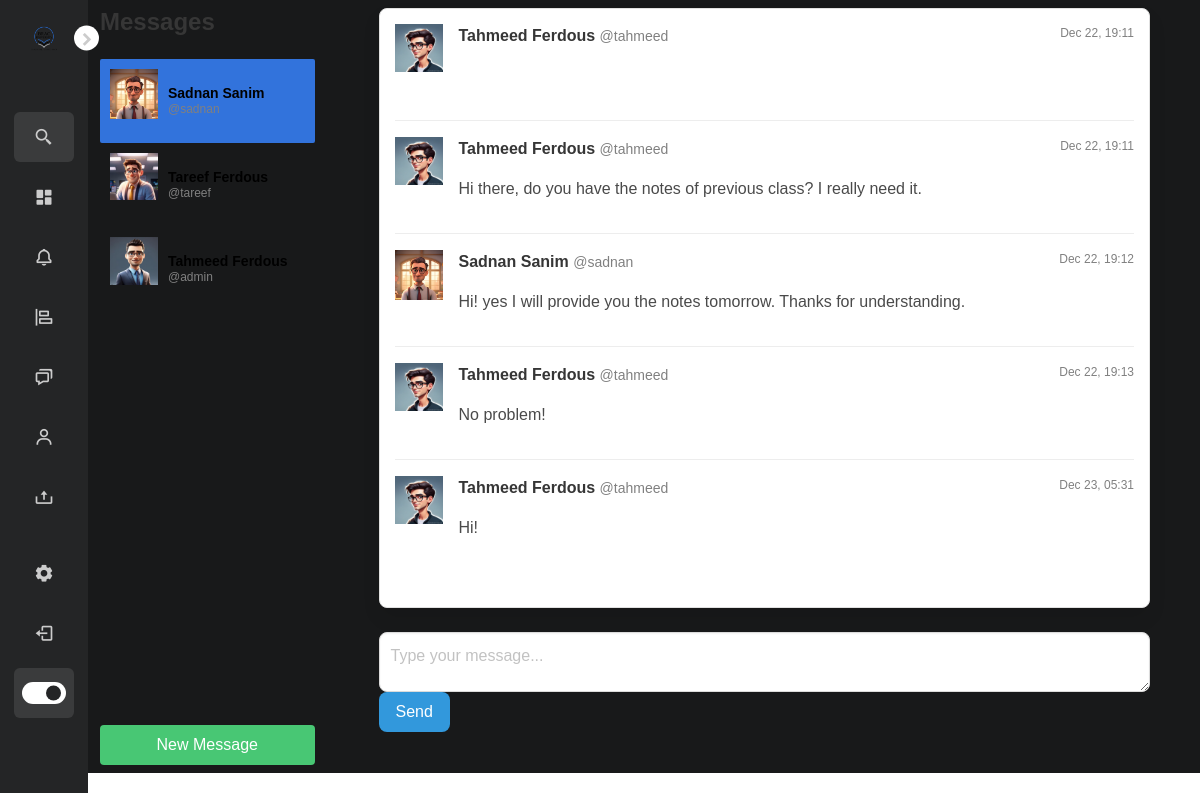
Screenshot of /direct/ (signed in) with the database file from the repository.
### authy/models.py (models this page shows)
class Profile(models.Model):
	user = models.OneToOneField(User, on_delete=models.CASCADE)
	first_name = models.CharField(max_length=50, null=True, blank=True)
	last_name = models.CharField(max_length=50, null=True, blank=True)
	location = models.CharField(max_length=50, null=True, blank=True)
	url = models.CharField(max_length=80, null=True, blank=True)
	profile_info = models.TextField(max_length=150, null=True, blank=True)
	created = models.DateField(auto_now_add=True)
	favorites = models.ManyToManyField(Post)
	picture = models.ImageField(upload_to=user_directory_path, blank=True, null=True, verbose_name='Picture')

### direct/models.py (models this page shows, shortened)
class Message(models.Model):
	user = models.ForeignKey(User, on_delete=models.CASCADE, related_name='user')
	sender = models.ForeignKey(User, on_delete=models.CASCADE, related_name='from_user')
	recipient = models.ForeignKey(User, on_delete=models.CASCADE, related_name='to_user')
	body = models.TextField(max_length=1000, blank=True, null=True)
	date = models.DateTimeField(auto_now_add=True)
	is_read = models.BooleanField(default=False)
	def get_messages(user):
		messages = Message.objects.filter(user=user).values('recipient').annotate(last=Max('date')).order_by('-last')
		users = []
		for message in messages:
			users.append({
				'user': User.objects.get(pk=message['recipient']),
				'last': message['last'],
				'unread': Message.objects.filter(user=user, recipient__pk=message['recipient'], is_read=False).count()
				})
		return users

### direct/views.py (the view)
# urls.py: path('', Inbox, name='inbox'),
@login_required
def Inbox(request):
	messages = Message.get_messages(user=request.user)
	active_direct = None
	directs = None
	if messages:
		message = messages[0]
		active_direct = message['user'].username
		directs = Message.objects.filter(user=request.user, recipient=message['user'])
		directs.update(is_read=True)
		for message in messages:
			if message['user'].username == active_direct:
				message['unread'] = 0
	context = {
		'directs': directs,
		'messages': messages,
		'active_direct': active_direct,
		}
	template = loader.get_template('direct/direct.html')
	return HttpResponse(template.render(context, request))

### direct/views.py (called while the page is built)
def checkDirects(request):
	directs_count = 0
	if request.user.is_authenticated:
		directs_count = Message.objects.filter(user=request.user, is_read=False).count()
	return {'directs_count':directs_count}

### notifications/views.py (called while the page is built)
def CountNotifications(request):
	count_notifications = 0
	if request.user.is_authenticated:
		count_notifications = Notification.objects.filter(user=request.user, is_seen=False).count()
	return {'count_notifications':count_notifications}

### Config/templates/direct/direct.html (shortened to what this page needs)
{% extends 'base.html' %}
{% load static %}
{% block content %}
<div class="columns is-variable is-8 fs-5">
  <div class="column is-one-quarter">
    <aside class="menu">
      <h2 class="title is-4">Messages</h2>
      <ul class="menu-list" style="overflow-y: auto; height: calc(100vh - 150px); padding: 0;">
        {% for message in messages %}
        <li>
          <a
            class="media {% if active_direct == message.user.username %}is-active{% endif %}"
            href="{% url 'directs' message.user.username %}"
            style="padding: 10px; display: flex; align-items: center; gap: 10px; text-decoration: none;"
          >
            <figure class="image is-48x48">
              {% if message.user.profile.picture %}
                <img src="{{ message.user.profile.picture.url }}" alt="{{ message.user.username }}">
              {% else %}
                <img src="{% static 'default_profile_picture.png' %}" alt="Default Profile">
              {% endif %}
            </figure>
            <div>
              <p style="font-size: 14px; font-weight: 600; margin: 0; color: black;">
                {{ message.user.profile.first_name }} {{ message.user.profile.last_name }}
              </p>
              <p style="font-size: 12px; color: gray; margin: 0;">
                @{{ message.user.username }}
              </p>
            </div>
          </a>
        </li>
        {% endfor %}
      </ul>
      <a href="{% url 'usersearch' %}" class="button is-success is-fullwidth" style="text-decoration: none;">New Message</a>
    </aside>
  </div>
  <div class="column is-three-quarters">
    <div
      class="box"
      style="overflow-y: auto; height: calc(100vh - 200px); border: 1px solid #e0e0e0; border-radius: 8px; padding: 15px;"
    >
      {% if directs %}
        {% for direct in directs %}
        <div class="media" style="margin-bottom: 10px;">
          <figure class="media-left">
            <p class="image is-48x48">
              {% if direct.sender.profile.picture %}
                <img src="{{ direct.sender.profile.picture.url }}" alt="{{ direct.sender.username }}">
              {% else %}
                <img src="{% static 'default_profile_picture.png' %}" alt="Default Profile">
              {% endif %}
            </p>
          </figure>
          <div class="media-content">
            <p class="fs-6">
              <strong>{{ direct.sender.profile.first_name }} {{ direct.sender.profile.last_name }}</strong>
              <small style="color: gray;">@{{ direct.sender.username }}</small>
              <span style="float: right; font-size: 12px; color: gray;">{{ direct.date|date:'M d, H:i' }}</span>
            </p>
            <p class="fs-6">{{ direct.body }}</p>
          </div>
        </div>
        {% endfor %}
      {% else %}
      <p style="text-align: center; color: gray;">No messages yet. Start a conversation!</p>
      {% endif %}
    </div>
    <form
      method="POST"
      action="{% url 'send_direct' %}"
      style="margin-top: 15px; align-items: center; gap: 10px;"
    >
      <textarea
        class="textarea"
        name="body"
        placeholder="Type your message..."
        style="flex-grow: 1; border-radius: 8px; min-height: 60px;"
      ></textarea>
      <button type="submit" class="button is-info" style="border-radius: 8px;">Send</button>
    </form>
  </div>
</div>
{% endblock %}

### Config/static/css/style1.css (style rules this page uses)
* { font-family: sans-serif; margin: 0; padding: 0; box-sizing: border-box; }
:root { --body-color: #E4E9F7; --sidebar-color: #FFF; --primary-color: #5d5c5e; --primary-color-light: #F6F5FF; --toggle-color: #DDD; --text-color: #707070; --tran-02: all 0.2s ease; --tran-03: all 0.3s ease; --tran-04: all 0.4s ease; --tran-05: all 0.5s ease; }
body { height: 100vh; background: var(--body-color); transition: var(--tran-02); }
body.dark { --body-color: #18191A; --sidebar-color: #242526; --primary-color: #3A3B3C; --primary-color-light: #3A3B3C; --toggle-color: #FFF; --text-color: #CCC; }
body { overflow-x: hidden; }

### rows the page displays
Message: sender.profile.picture (picture), sender.profile.first_name "Tahmeed", sender.profile.last_name "Ferdous", sender.username "tahmeed", date "Dec 22, 19:11"
Message: sender.profile.picture (picture), sender.profile.first_name "Tahmeed", sender.profile.last_name "Ferdous", sender.username "tahmeed", date "Dec 22, 19:11", body "Hi there, do you have the notes of previous class? I really need it."
Message: sender.profile.picture (picture), sender.profile.first_name "Sadnan", sender.profile.last_name "Sanim", sender.username "sadnan", date "Dec 22, 19:12", body "Hi! yes I will provide you the notes tomorrow. Thanks for understanding."
Message: sender.profile.picture (picture), sender.profile.first_name "Tahmeed", sender.profile.last_name "Ferdous", sender.username "tahmeed", date "Dec 22, 19:13", body "No problem!"
Message: sender.profile.picture (picture), sender.profile.first_name "Tahmeed", sender.profile.last_name "Ferdous", sender.username "tahmeed", date "Dec 23, 05:31", body "Hi!"

### other values shown
{{ message.user.profile.first_name }} "Sadnan"
{{ message.user.profile.last_name }} "Sanim"
{{ message.user.username }} "sadnan"
{{ message.user.profile.first_name }} "Tareef"
{{ message.user.profile.last_name }} "Ferdous"
{{ message.user.username }} "tareef"
{{ message.user.profile.first_name }} "Tahmeed"
{{ message.user.username }} "admin"
